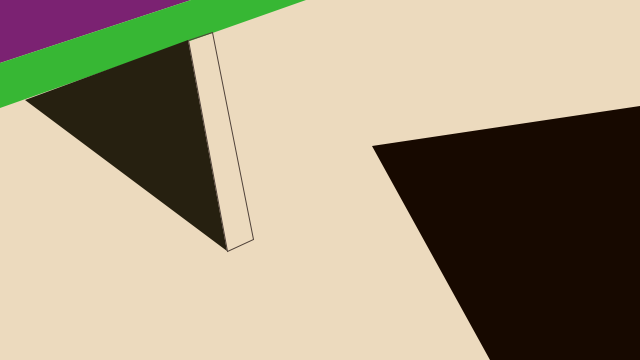
Frame 1 (no input)
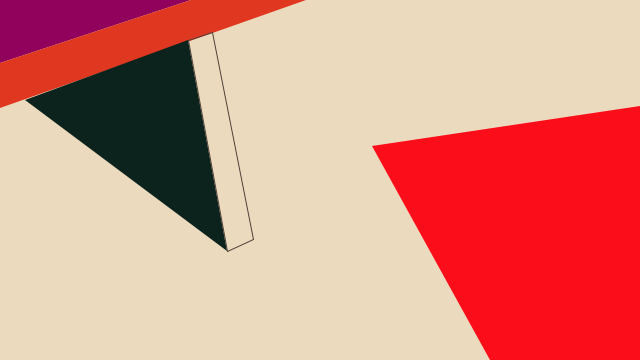
Frame 60 (the mouse pressed at the canvas centre just before this capture)
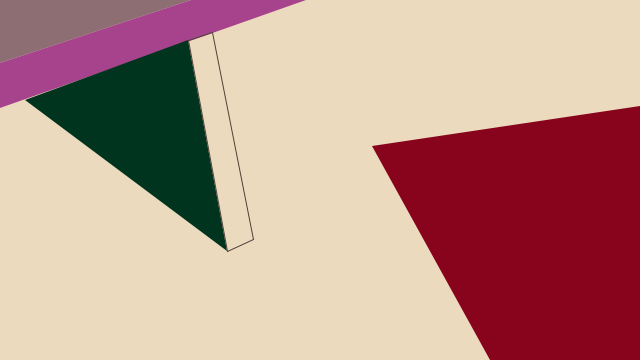
Frame 120 (the mouse held since frame 60 and released just before this capture)

The Processing sketch that drew these frames (run headless with seeded random() and noise(); from frame 60 on, the mouse is pressed at the canvas centre):

// Processing sketch: processing_48624
// ── processing_48624.pde

           
             void setup()
{
  size(640,360);
}

void draw()
{
 
  background(236,218,190);//definition couleur fond
  noStroke();
  fill(random(191),random(132),random(120));
  triangle(0,0,191,0,0,63);//premier triangle couleur marron sans contour
  noStroke();
  fill(random(232),random(214),random(167));
  quad(0,63,191,0,306,0,0,108); //quadrilatère de couleur jaune sans contour
  noStroke();
  fill(random(83),random(59),random(49));
  triangle(25,100,188,40,227,251); //2ème triangle de couleur noir sans contour
  stroke(79,65,57);
  noFill();
  quad(188,40,212,32,253,239,227,251); //2ème quadrilatère vide sans couleur
  noStroke();
  fill(random(255),random(46),random(41));
  quad(372,146,640,106,640,360,490,360);
 
  
}
